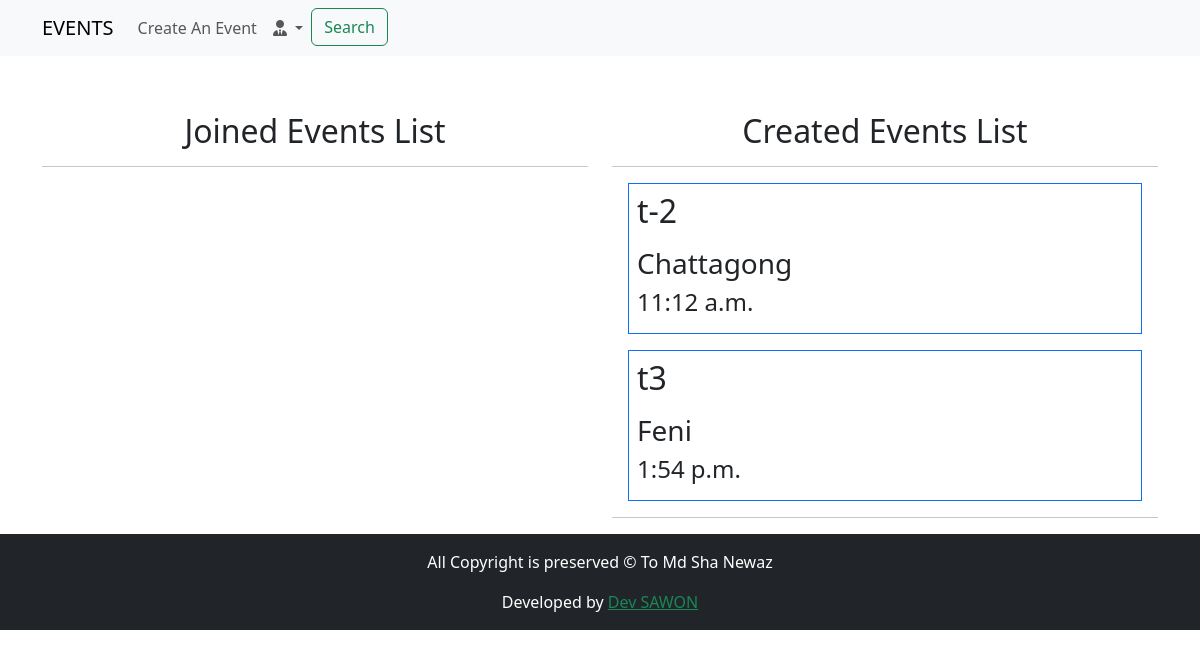
Page /dashboard/ (signed in) on the earlier database version.
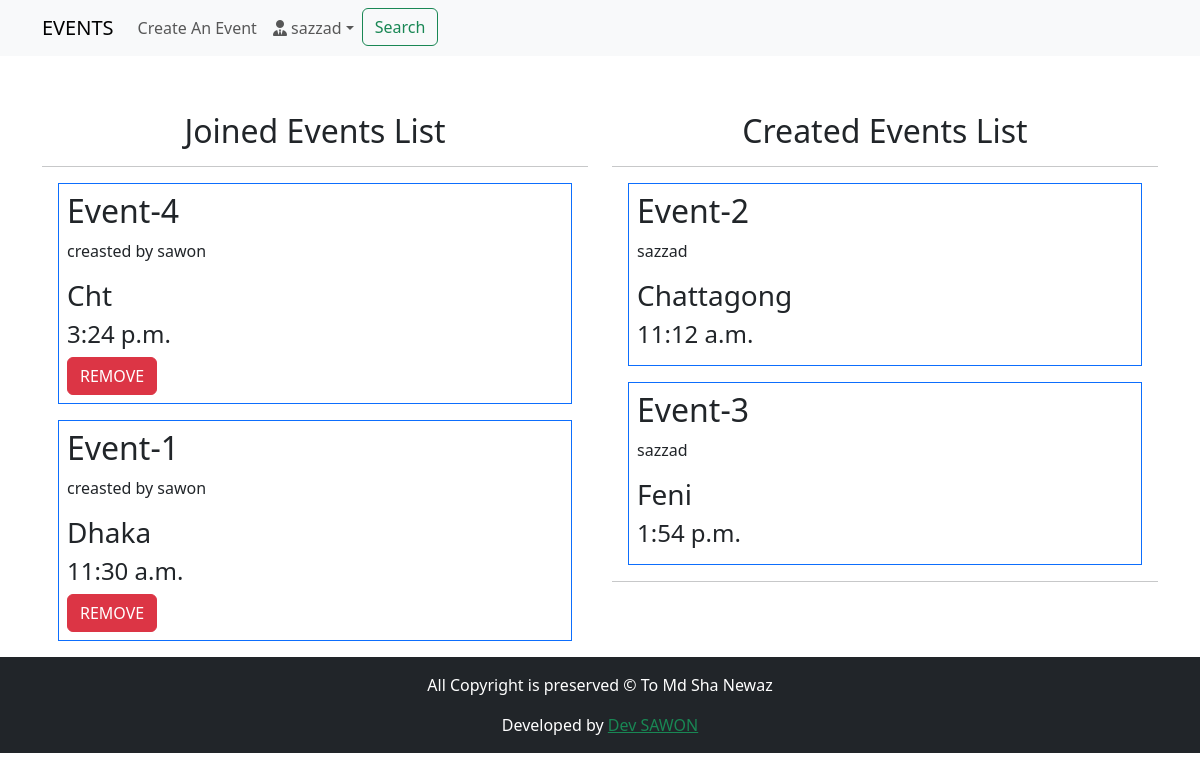
Same page on the later database version.
### EventApp/models.py (models this page shows, shortened)
class EventModel(models.Model):
    user = models.ForeignKey(settings.AUTH_USER_MODEL, on_delete=models.CASCADE, related_name='event')
    title = models.CharField(max_length=500)
    description = models.CharField(max_length=2000)
    created_date = models.DateTimeField(auto_now_add=True)
    event_date = models.DateField(blank=True, null=True)
    event_time = models.TimeField(blank=True,null=True)
    location = models.CharField(max_length=100)
    slots = models.PositiveIntegerField(default=10)

class RegistrationModel(models.Model):
    user = models.ForeignKey(User, on_delete=models.CASCADE)
    event = models.ForeignKey(EventModel, on_delete=models.CASCADE)
    registration_date = models.DateTimeField(auto_now_add=True)

### LoginApp/models.py (models this page shows, shortened)
class User(AbstractBaseUser, PermissionsMixin):
    email = models.EmailField(unique=True, null=False)
    is_staff = models.BooleanField(
        _('staff status'),
        default = False,
        help_text = _('Designates whether the user can log in this site')
    )
    is_active = models.BooleanField(
        _('active'),
        default = True,
        help_text = _('Designate whether this user should be treated as active. Unselect this instead of deleting accounts')
    )
    USERNAME_FIELD = 'email'
    objects = MyUserMangerModel()

class ProfileModel(models.Model):
    user = models.OneToOneField(User, on_delete=models.CASCADE, related_name='profile')
    username = models.CharField(max_length=264, blank=True)
    full_name = models.CharField(max_length=264, blank=True)
    address_1 = models.TextField(max_length=300, blank=True)
    city = models.CharField(max_length=50, blank=True)
    zipcode = models.CharField(max_length=10, blank=True)
    country = models.CharField(max_length=50, blank=True)
    phone = models.CharField(max_length=20, blank=True)
    date_joined = models.DateField(auto_now_add=True)

### EventApp/views.py (the view)
# urls.py: path('dashboard/', views.dashboard_view, name='dashboard'),
@login_required
def dashboard_view(request):
    title = 'DASHBOARD'
    events = EventModel.objects.filter(user=request.user)
    schedules = RegistrationModel.objects.filter(user=request.user)
    return render(request, 'EventApp/dashboard.html', context={'title':title, 'schedules':schedules, 'events':events})

### templates/EventApp/dashboard.html (shortened to what this page needs)
{% extends 'index.html' %}
{% load crispy_forms_tags %}
{% block body_block %}
<div class="row">
    <div class="col-md-6">
        <h2 class="mt-5 text-center">Joined Events List</h2>
        <hr>
        {% for schedule in schedules %}
        <div class="border border-primary m-3 p-2">
            <h2>{{ schedule.event.title}}</h2>
            <p>creasted by {{ schedule.event.user.profile.username }}</p>
            <h3>{{ schedule.event.location }}</h3>
            <h4>{{ schedule.event.event_time }}</h4>
            <a class="btn btn-danger" href="{% url 'EventApp:delete' pk=schedule.pk %}">REMOVE</a>
        </div>
        {% endfor %}
    </div>
    <div class="col-md-6">
        <h2 class="mt-5 text-center">Created Events List</h2>
        <hr>
        {% for event in events %}
        <div class="border border-primary m-3 p-2">
            <h2>{{ event.title}}</h2>
            <p>{{ event.user.profile.username }}</p>
            <h3>{{ event.location }}</h3>
            <h4>{{ event.event_time }}</h4>
        </div>
        {% endfor %}
        <hr>
    </div>
</div>
{% endblock %}

### templates/header.html (shortened to what this page needs)
<nav class="navbar navbar-expand-lg navbar-light bg-light">
    <div class="container">
      <a class="navbar-brand" href="{% url 'EventApp:home' %}">EVENTS</a>
      <div class="collapse navbar-collapse" id="navbarSupportedContent">
        <ul class="navbar-nav me-auto mb-2 mb-lg-0">
          <li class="nav-item">
            <a class="nav-link" href="{% url 'EventApp:create_event' %}">Create An Event</a>
          </li>
          {% if request.user.is_authenticated %}
          <li class="nav-item dropdown">
            <a class="nav-link dropdown-toggle" href="#" id="navbarDropdown" role="button" data-bs-toggle="dropdown" aria-expanded="false">
              <i class="fa-solid fa-user-tie"></i> {{ request.user.profile.username }}</a>
          </li>
          {% else %}
          <li class="nav-item">
            <a class="btn btn-primary" href="{% url 'LoginApp:login' %}">Login</a>
          </li>
          {% endif %}
          <li class="nav-item">
            <a class="btn btn-outline-success" href="{% url 'EventApp:search' %}">Search</a>
          </li>
        </ul>
      </div>
    </div>
</nav>

Differences in the rows shown:
now on this page (row edited): User: user.profile.username "sazzad"
added RegistrationModel: event "Event-4", event.user.profile.username "sawon", event.location "Cht", event.event_time "3:24 p.m."
added RegistrationModel: event "Event-1", event.user.profile.username "sawon", event.location "Dhaka", event.event_time "11:30 a.m."
changed EventModel "Chattagong": title "t-2" → "Event-2"; user.profile.username (not shown) → "sazzad"
changed EventModel "Feni": title "t3" → "Event-3"; user.profile.username (not shown) → "sazzad"
